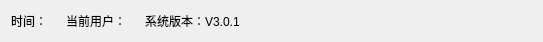
<?xml version="1.0" encoding="UTF-8"?>
<ui version="4.0">
 <class>Dialog</class>
 <widget class="QDialog" name="Dialog">
  <property name="geometry">
   <rect>
    <x>0</x>
    <y>0</y>
    <width>543</width>
    <height>38</height>
   </rect>
  </property>
  <property name="windowTitle">
   <string>Dialog</string>
  </property>
  <layout class="QHBoxLayout" name="horizontalLayout">
   <item>
    <widget class="QLabel" name="label_3">
     <property name="text">
      <string>时间：</string>
     </property>
    </widget>
   </item>
   <item>
    <widget class="QLabel" name="label_4">
     <property name="text">
      <string/>
     </property>
    </widget>
   </item>
   <item>
    <widget class="QLabel" name="label_5">
     <property name="text">
      <string>当前用户：</string>
     </property>
    </widget>
   </item>
   <item>
    <widget class="QLabel" name="label_6">
     <property name="text">
      <string/>
     </property>
    </widget>
   </item>
   <item>
    <widget class="QLabel" name="label">
     <property name="text">
      <string>系统版本：V3.0.1</string>
     </property>
    </widget>
   </item>
   <item>
    <spacer name="horizontalSpacer">
     <property name="orientation">
      <enum>Qt::Horizontal</enum>
     </property>
     <property name="sizeHint" stdset="0">
      <size>
       <width>40</width>
       <height>20</height>
      </size>
     </property>
    </spacer>
   </item>
  </layout>
 </widget>
 <resources/>
 <connections/>
</ui>
